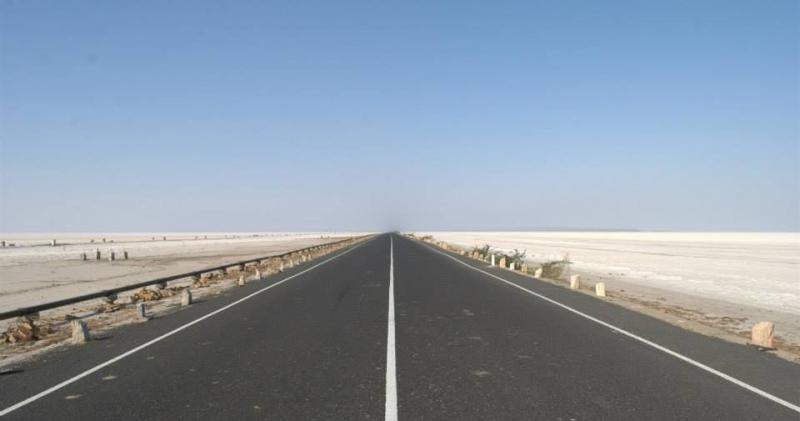
#> input picture hw1/road.jpg, 800 x 421 px
$ python hw1.py
#> lines starting #> are read from the running program, lines starting #| are printed output that depends on the picture; after the words box and inside, x2 and y2 are one past the last pixel; in counts of white or black regions, pixels touching at a corner belong together
import numpy as np
import cv2

image = cv2.imread('road.jpg')
#> image is the input picture: shape (421, 800, 3); mean B, G, R 166.6, 152, 138.5
imageGray = cv2.cvtColor(image, cv2.COLOR_BGR2GRAY)
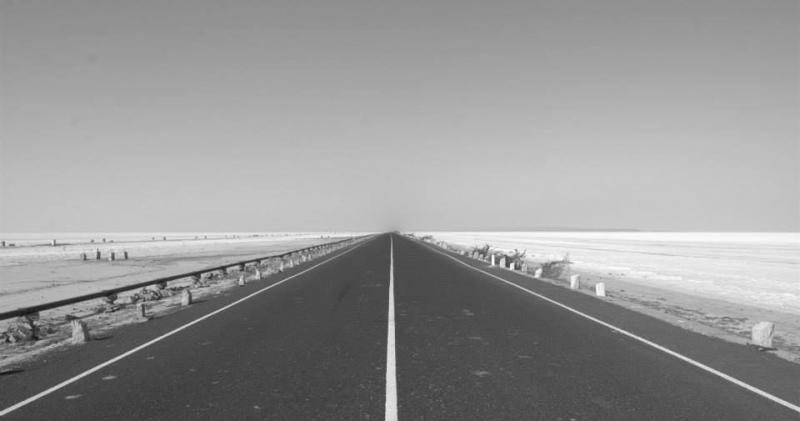
#> imageGray: shape (421, 800); min 18, max 253, mean 149.6
cv2.imwrite('gray.jpg', imageGray)

blured = cv2.GaussianBlur(imageGray, (3, 3), 0)
cv2.imwrite('blur.jpg', blured)

_, otsuThreshold = cv2.threshold(blured, 0, 255, cv2.THRESH_BINARY + cv2.THRESH_OTSU)
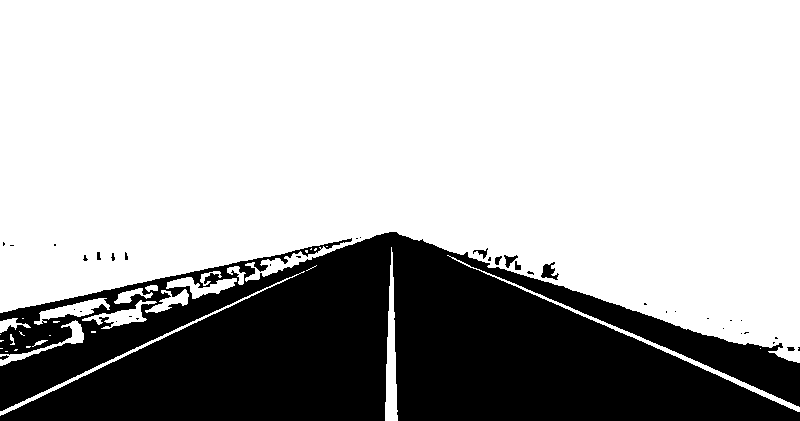
#> otsuThreshold: shape (421, 800); 70.1% white; 38 black regions (28 under 20 px), largest, box (x1, y1, x2, y2) and area: (0, 232, 800, 421) 100100, (541, 262, 559, 280) 165, (504, 255, 518, 268) 83
cv2.imwrite('threshold.jpg', otsuThreshold)

closeKernel = cv2.getStructuringElement(cv2.MORPH_RECT, (3, 3))
closeOp = cv2.morphologyEx(otsuThreshold, cv2.MORPH_CLOSE, closeKernel)
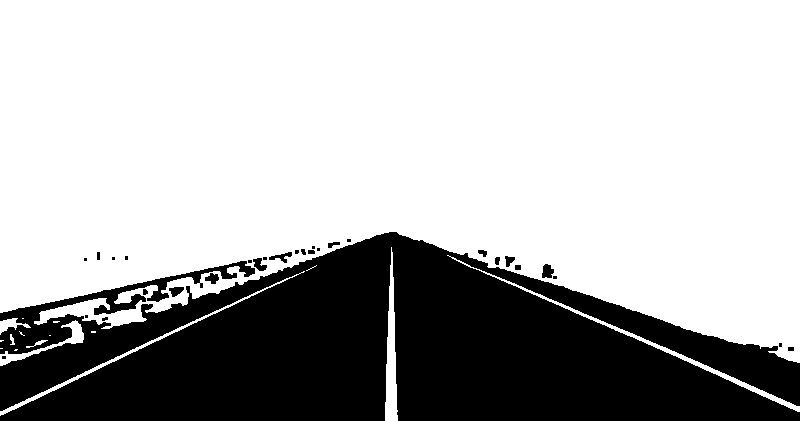
#> closeOp: shape (421, 800); 70.3% white; 30 black regions (14 under 20 px), largest, box (x1, y1, x2, y2) and area: (0, 232, 800, 421) 99099, (542, 264, 554, 278) 126, (253, 258, 267, 271) 107
cv2.imwrite('closeOp.jpg', closeOp)

canny = cv2.Canny(closeOp, 100, 200)
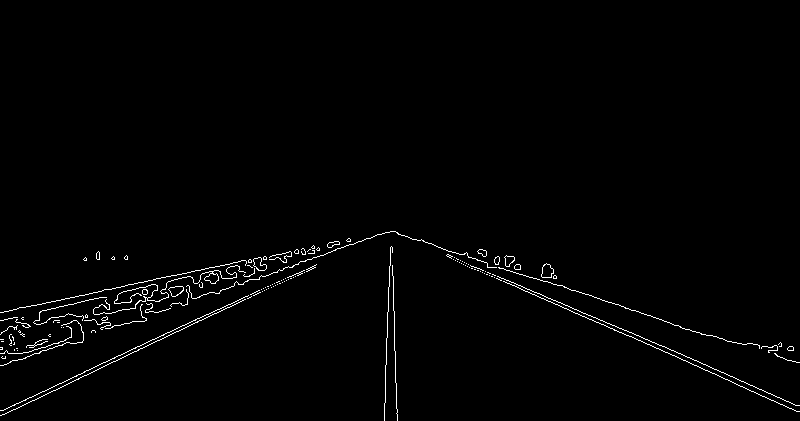
#> canny: shape (421, 800); 1.3% white in thin lines or dots, all inside (x1, y1, x2, y2) = (0, 231, 800, 421)
cv2.imwrite('canny.jpg', canny)

hough = cv2.HoughLinesP(canny, 2.0, np.pi/180, 150, minLineLength=150, maxLineGap=100)
#> hough = [[1, 410, 382, 233], [390, 231, 743, 381], [0, 312, 349, 238], [2, 365, 393, 231], [3, 320, 387, 232], [397, 233, 797, 411], [405, 236, 728, 341], [396, 232, 796, 362], [384, 420, 390, 247], [0, 320, 350, 239], [78, 378, 315, 267], [391, 246, 397, 420]]

result = np.copy(image)
for line in hough:
  for x1, y1, x2, y2 in line:
    if y1 < 400 and y2 < 400: continue
    cv2.line(result, (x1, y1), (x2, y2), (0, 0, 255), 5)
#> this loop made 12 passes
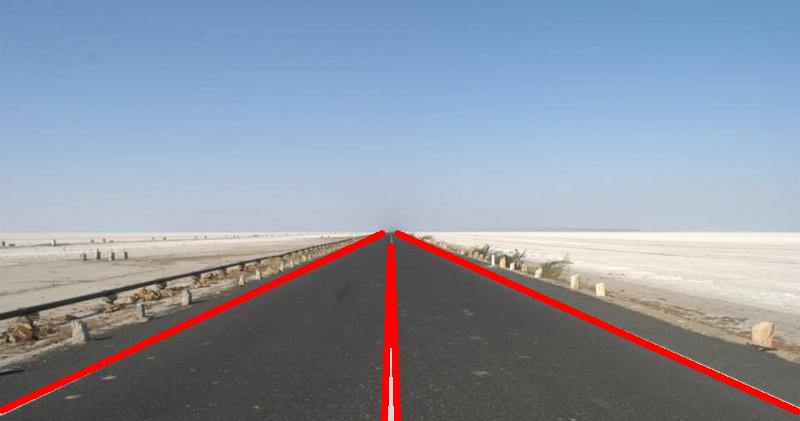
#> result: shape (421, 800, 3); 2.43% of pixels changed, all inside (x1, y1, x2, y2) = (0, 230, 800, 421)

cv2.imwrite('output.jpg', result)
